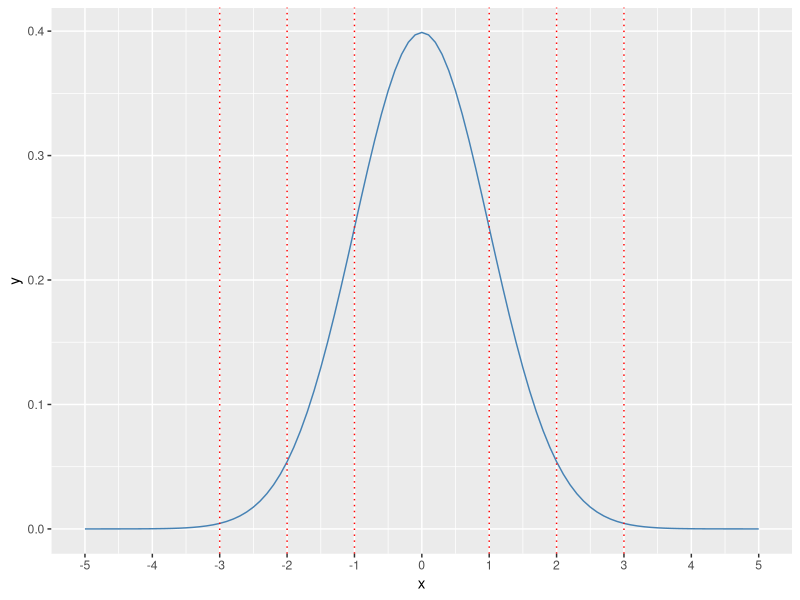
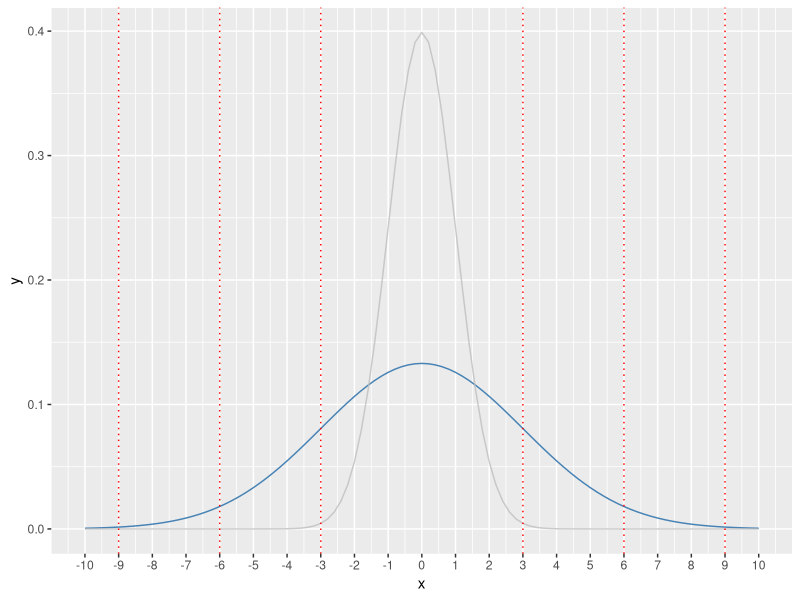
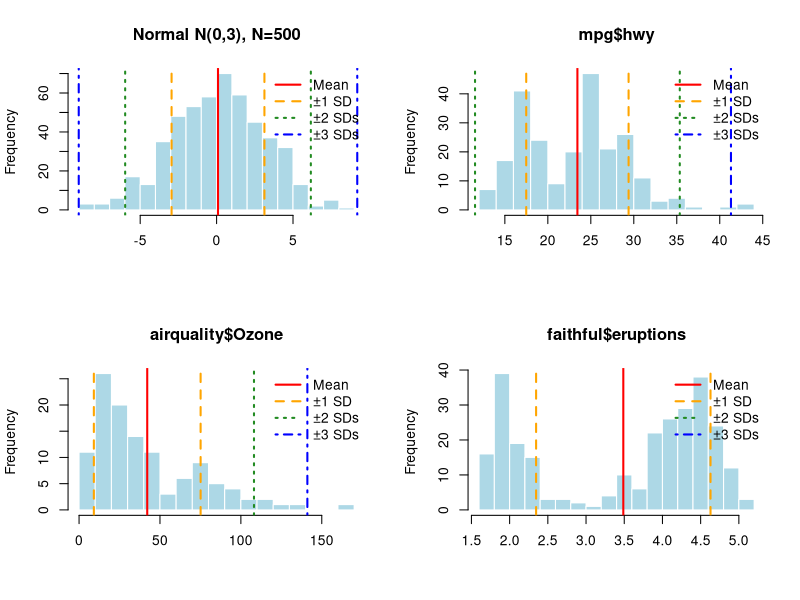

Write the R code that produced these figures, in order.
# ---- 0. Setup and load libraries, if any ----

library(ggplot2)  # load the graphing library

if(!require("rstudioapi")) install.packages("rstudioapi")
setwd(dirname(getSourceEditorContext()$path))  # set working directory


# ---- 1. 68-95-99.5 (Empirical) Rule for Standard Normal ----

# Areas under the curve
pnorm(1) - pnorm(-1)  # standard normal, +- 1 sd (~.68)

pnorm(2) - pnorm(-2)  # standard normal, +- 2 sd's (~0.95)

pnorm(3) - pnorm(-3)  # standard normal, +- 3 sd's (~0.99)

x <- seq(-5,5,0.1)
ggplot(data.frame(x), aes(x)) +
  stat_function(fun=dnorm, args=list(mean=0, sd=1), color='steelblue') +
  geom_vline(xintercept=1, color='red', linetype='dotted') +
  geom_vline(xintercept=-1, color='red', linetype='dotted') +
  geom_vline(xintercept=2, color='red', linetype='dotted') +
  geom_vline(xintercept=-2, color='red', linetype='dotted') +
  geom_vline(xintercept=3, color='red', linetype='dotted') +
  geom_vline(xintercept=-3, color='red', linetype='dotted') +
  scale_x_continuous(breaks=c(-5:5))


# ---- 2. Adding Variability ----

# Now let's change the sd and figure out the new cutoffs:
# If we have N(mean=0, sd=3), then +- 1 sd is at +-3;
# +- 2 sd's is at +- 6; and +- 3 sd's is at +-9

# Areas under the curve
pnorm(3, mean=0, sd=3) - pnorm(-3, mean=0, sd=3)  # ~0.68
pnorm(6, mean=0, sd=3) - pnorm(-6, mean=0, sd=3)  # ~0.95
pnorm(9, mean=0, sd=3) - pnorm(-9, mean=0, sd=3)  # ~0.99

x <- seq(-10,10,0.1)
ggplot(data.frame(x), aes(x)) +
  stat_function(fun=dnorm, args=list(mean=0, sd=3), color='steelblue') +
  stat_function(fun=dnorm, args=list(mean=0, sd=1), color='gray', alpha=0.8) +
  geom_vline(xintercept=3, color='red', linetype='dotted') +
  geom_vline(xintercept=-3, color='red', linetype='dotted') +
  geom_vline(xintercept=6, color='red', linetype='dotted') +
  geom_vline(xintercept=-6, color='red', linetype='dotted') +
  geom_vline(xintercept=9, color='red', linetype='dotted') +
  geom_vline(xintercept=-9, color='red', linetype='dotted') +
  scale_x_continuous(breaks=c(-10:10))

# ---- 3. Applying the Empirical Rule to real datasets ----

# Let's define a function to compute the proportion of samples within 1, 2, or 3 standard deviations
empirical_rule_test <- function(x, name = "Dataset") {
  x <- na.omit(x)
  mu <- mean(x)
  sigma <- sd(x)
  within1 <- mean(abs(x - mu) <= sigma)
  within2 <- mean(abs(x - mu) <= 2 * sigma)
  within3 <- mean(abs(x - mu) <= 3 * sigma)
  cat(sprintf("\n%s\n", name))
  cat(sprintf("Within     1 SD: %.1f%%\n", within1 * 100))
  cat(sprintf("Within     2 SDs: %.1f%%\n", within2 * 100))
  cat(sprintf("Within     3 SDs: %.1f%%\n", within3 * 100))
}

# Apply it to some built-in datasets
n50 = rnorm(50, mean=0, sd=3)
n500 = rnorm(500, mean=0, sd=3)
empirical_rule_test(n50, "Simulated N(0,3) Data, N=50")
empirical_rule_test(n500, "Simulated N(0,3) Data, N=500")
empirical_rule_test(mpg$hwy, "mpg$hwy (Highway Gas Mileage)")
empirical_rule_test(airquality$Ozone, "airquality$Ozone (Ozone)")
empirical_rule_test(faithful$eruptions, "faithful$eruptions (Old Faithful)")

# Visualize the datasets
plot_with_sd <- function(x, name) {
  x <- na.omit(x)
  mu <- mean(x)
  sigma <- sd(x)
  hist(x, breaks = 20, main = name, xlab = "", col = "lightblue", border = "white")
  abline(v = mu, col = "red", lwd = 2)
  abline(v = mu + c(-1,1)*sigma, col = "orange", lwd = 2, lty = 2)
  abline(v = mu + c(-2,2)*sigma, col = "forestgreen", lwd = 2, lty = 3)
  abline(v = mu + c(-3,3)*sigma, col = "blue", lwd = 2, lty = 4)
  legend("topright",
         legend = c("Mean", "±1 SD", "±2 SDs", "±3 SDs"),
         col = c("red", "orange", "forestgreen", "blue"),
         lty = c(1,2,3,4), lwd = 2, bty = "n"
  )
}

par(mfrow = c(2,2))
plot_with_sd(n500, "Normal N(0,3), N=500")
plot_with_sd(mpg$hwy, "mpg$hwy")
plot_with_sd(airquality$Ozone, "airquality$Ozone")
plot_with_sd(faithful$eruptions, "faithful$eruptions")
par(mfrow = c(1,1))
